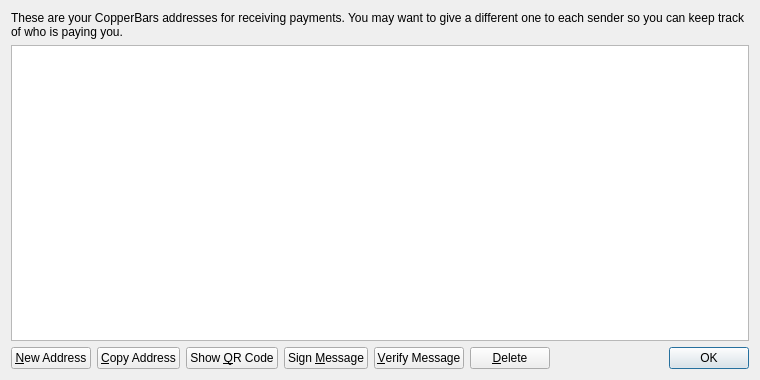
<?xml version="1.0" encoding="UTF-8"?>
<ui version="4.0">
 <class>AddressBookPage</class>
 <widget class="QWidget" name="AddressBookPage">
  <property name="geometry">
   <rect>
    <x>0</x>
    <y>0</y>
    <width>760</width>
    <height>380</height>
   </rect>
  </property>
  <property name="windowTitle">
   <string>Address Book</string>
  </property>
  <layout class="QVBoxLayout" name="verticalLayout">
   <item>
    <widget class="QLabel" name="labelExplanation">
     <property name="text">
      <string>These are your CopperBars addresses for receiving payments. You may want to give a different one to each sender so you can keep track of who is paying you.</string>
     </property>
     <property name="textFormat">
      <enum>Qt::PlainText</enum>
     </property>
     <property name="wordWrap">
      <bool>true</bool>
     </property>
    </widget>
   </item>
   <item>
    <widget class="QTableView" name="tableView">
     <property name="contextMenuPolicy">
      <enum>Qt::CustomContextMenu</enum>
     </property>
     <property name="toolTip">
      <string>Double-click to edit address or label</string>
     </property>
     <property name="tabKeyNavigation">
      <bool>false</bool>
     </property>
     <property name="alternatingRowColors">
      <bool>true</bool>
     </property>
     <property name="selectionMode">
      <enum>QAbstractItemView::SingleSelection</enum>
     </property>
     <property name="selectionBehavior">
      <enum>QAbstractItemView::SelectRows</enum>
     </property>
     <property name="sortingEnabled">
      <bool>true</bool>
     </property>
     <attribute name="verticalHeaderVisible">
      <bool>false</bool>
     </attribute>
    </widget>
   </item>
   <item>
    <layout class="QHBoxLayout" name="horizontalLayout">
     <item>
      <widget class="QPushButton" name="newAddressButton">
       <property name="toolTip">
        <string>Create a new address</string>
       </property>
       <property name="text">
        <string>&amp;New Address</string>
       </property>
       <property name="icon">
        <iconset resource="../bitcoin.qrc">
         <normaloff>:/icons/add</normaloff>:/icons/add</iconset>
       </property>
      </widget>
     </item>
     <item>
      <widget class="QPushButton" name="copyToClipboard">
       <property name="toolTip">
        <string>Copy the currently selected address to the system clipboard</string>
       </property>
       <property name="text">
        <string>&amp;Copy Address</string>
       </property>
       <property name="icon">
        <iconset resource="../bitcoin.qrc">
         <normaloff>:/icons/editcopy</normaloff>:/icons/editcopy</iconset>
       </property>
      </widget>
     </item>
     <item>
      <widget class="QPushButton" name="showQRCode">
       <property name="text">
        <string>Show &amp;QR Code</string>
       </property>
       <property name="icon">
        <iconset resource="../bitcoin.qrc">
         <normaloff>:/icons/qrcode</normaloff>:/icons/qrcode</iconset>
       </property>
      </widget>
     </item>
     <item>
      <widget class="QPushButton" name="signMessage">
       <property name="toolTip">
        <string>Sign a message to prove you own a CopperBars address</string>
       </property>
       <property name="text">
        <string>Sign &amp;Message</string>
       </property>
       <property name="icon">
        <iconset resource="../bitcoin.qrc">
         <normaloff>:/icons/edit</normaloff>:/icons/edit</iconset>
       </property>
      </widget>
     </item>
     <item>
      <widget class="QPushButton" name="verifyMessage">
       <property name="toolTip">
        <string>Verify a message to ensure it was signed with a specified CopperBars address</string>
       </property>
       <property name="text">
        <string>&amp;Verify Message</string>
       </property>
       <property name="icon">
        <iconset resource="../bitcoin.qrc">
         <normaloff>:/icons/transaction_0</normaloff>:/icons/transaction_0</iconset>
       </property>
      </widget>
     </item>
     <item>
      <widget class="QPushButton" name="deleteButton">
       <property name="toolTip">
        <string>Delete the currently selected address from the list</string>
       </property>
       <property name="text">
        <string>&amp;Delete</string>
       </property>
       <property name="icon">
        <iconset resource="../bitcoin.qrc">
         <normaloff>:/icons/remove</normaloff>:/icons/remove</iconset>
       </property>
      </widget>
     </item>
     <item>
      <spacer name="horizontalSpacer">
       <property name="orientation">
        <enum>Qt::Horizontal</enum>
       </property>
       <property name="sizeHint" stdset="0">
        <size>
         <width>40</width>
         <height>20</height>
        </size>
       </property>
      </spacer>
     </item>
     <item>
      <widget class="QDialogButtonBox" name="buttonBox">
       <property name="sizePolicy">
        <sizepolicy hsizetype="Maximum" vsizetype="Fixed">
         <horstretch>0</horstretch>
         <verstretch>0</verstretch>
        </sizepolicy>
       </property>
       <property name="standardButtons">
        <set>QDialogButtonBox::Ok</set>
       </property>
      </widget>
     </item>
    </layout>
   </item>
  </layout>
 </widget>
 <resources>
  <include location="../bitcoin.qrc"/>
 </resources>
 <connections/>
</ui>
